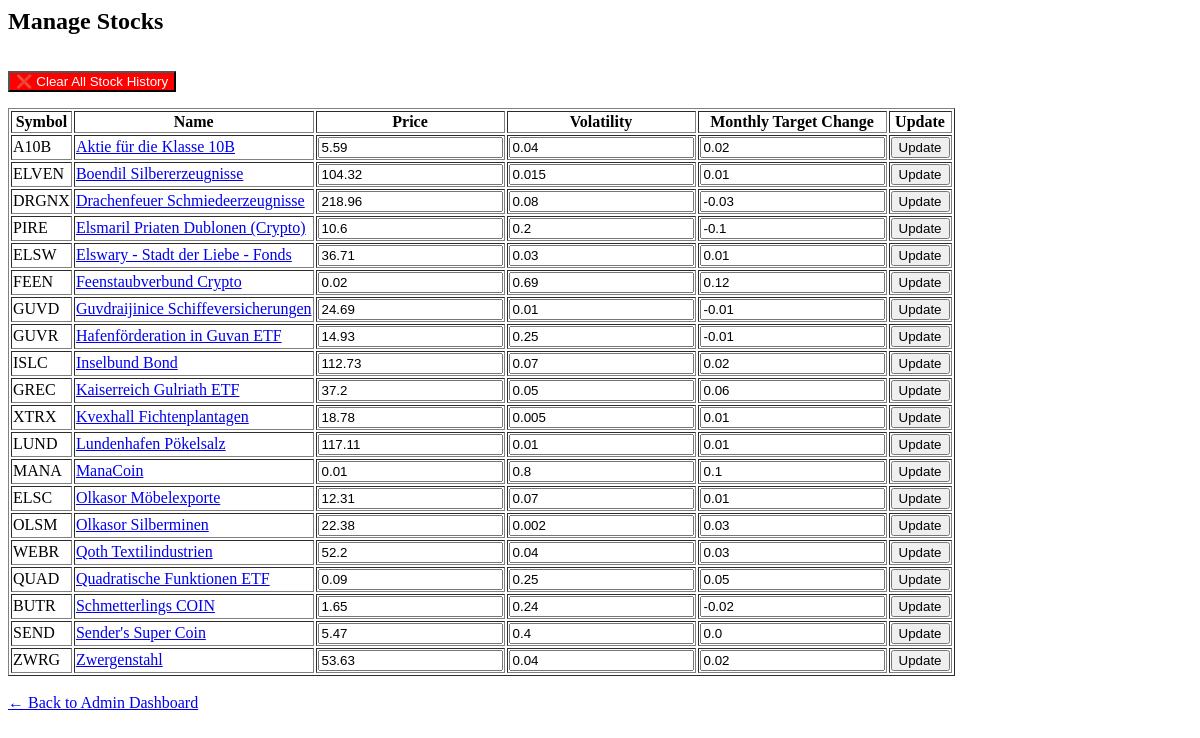
Before: /admin/admin/stocks with the older database file.
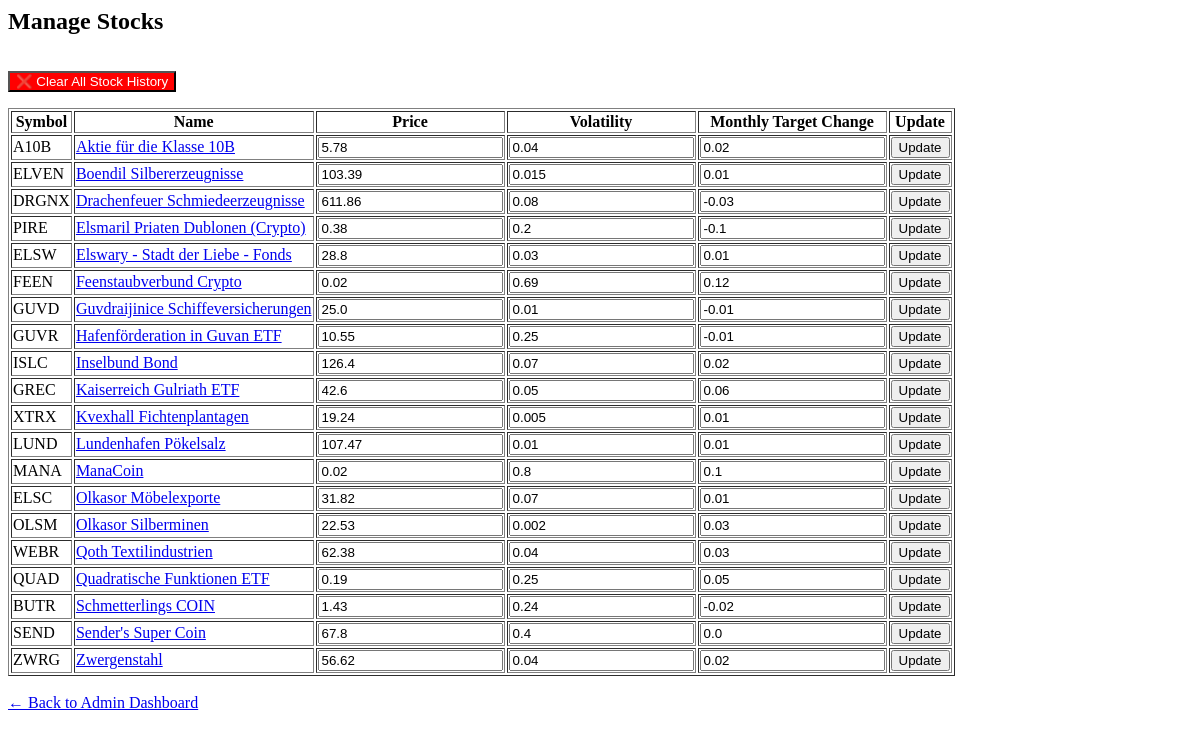
After: the same page with the newer database file.
### models.py (models this page shows)
class Stock(Base):
    __tablename__ = "stocks"
    id = Column(Integer, primary_key=True)
    symbol = Column(String, unique=True, nullable=False)
    name = Column(String, nullable=False)
    current_price = Column(Float, nullable=False)
    volatility=Column(Float)
    category=Column(String)
    monthly_target_change = Column(Float, default=0.0)
    created_at = Column(DateTime, default=datetime.utcnow())

### admin_routes.py (the view, shortened to what this page needs)
@admin_bp.route("/admin/stocks", methods=["GET", "POST"])
def manage_stocks():
    db = SessionLocal()
    stocks = db.query(Stock).order_by(Stock.name).all()
    db.close()
    return render_template("manage_stocks.html", stocks=stocks)

### templates/manage_stocks.html (shortened to what this page needs)
<h2>Manage Stocks</h2>
<form method="POST" action="{{ url_for('admin.clear_stock_history') }}" onsubmit="return confirm('Are you sure you want to delete all stock history?');">
    <button type="submit" style="margin-top: 1rem; background-color: red; color: white;">❌ Clear All Stock History</button>
</form>
<table border="1">
    <tr>
        <th>Symbol</th>
        <th>Name</th>
        <th>Price</th>
        <th>Volatility</th>
        <th>Monthly Target Change</th>
        <th>Update</th>
    </tr>
    {% for stock in stocks %}
    <tr>
        <form method="POST">
            <td>{{ stock.symbol }}</td>
            <td>
                <a href="#" onclick="showStockHistory('{{ stock.id }}', '{{ stock.name }}'); return false;">
                    {{ stock.name }}
                 </a>
            </td>
            <td>
                <input type="number" name="new_price" step="0.01" value="{{ stock.current_price }}" required>
            </td>
            <td>
                <input type="number" name="new_volatility" step="0.001" value="{{ stock.volatility }}" required>
            </td>
            <td>
                <input type="number" name="new_trend" step="0.001" value="{{ stock.monthly_target_change }}" required>
            </td>
            <td>
                <button type="submit">Update</button>
            </td>
        </form>
    </tr>
    {% endfor %}
</table>
<a href="{{ url_for('admin.dashboard') }}">← Back to Admin Dashboard</a>

Changed rows visible on the page:
changed Stock "Aktie für die Klasse 10B": new_price "5.59" → "5.78"
changed Stock "ELVEN": new_price "104.32" → "103.39"
changed Stock "DRGNX": new_price "218.96" → "611.86"
changed Stock "PIRE": new_price "10.6" → "0.38"
changed Stock "ELSW": new_price "36.71" → "28.8"
changed Stock "GUVD": new_price "24.69" → "25.0"
changed Stock "GUVR": new_price "14.93" → "10.55"
changed Stock "ISLC": new_price "112.73" → "126.4"
changed Stock "GREC": new_price "37.2" → "42.6"
changed Stock "XTRX": new_price "18.78" → "19.24"
changed Stock "LUND": new_price "117.11" → "107.47"
changed Stock "MANA": new_price "0.01" → "0.02"
changed Stock "ELSC": new_price "12.31" → "31.82"
changed Stock "OLSM": new_price "22.38" → "22.53"
changed Stock "WEBR": new_price "52.2" → "62.38"
changed Stock "QUAD": new_price "0.09" → "0.19"
changed Stock "BUTR": new_price "1.65" → "1.43"
changed Stock "SEND": new_price "5.47" → "67.8"
changed Stock "ZWRG": new_price "53.63" → "56.62"
